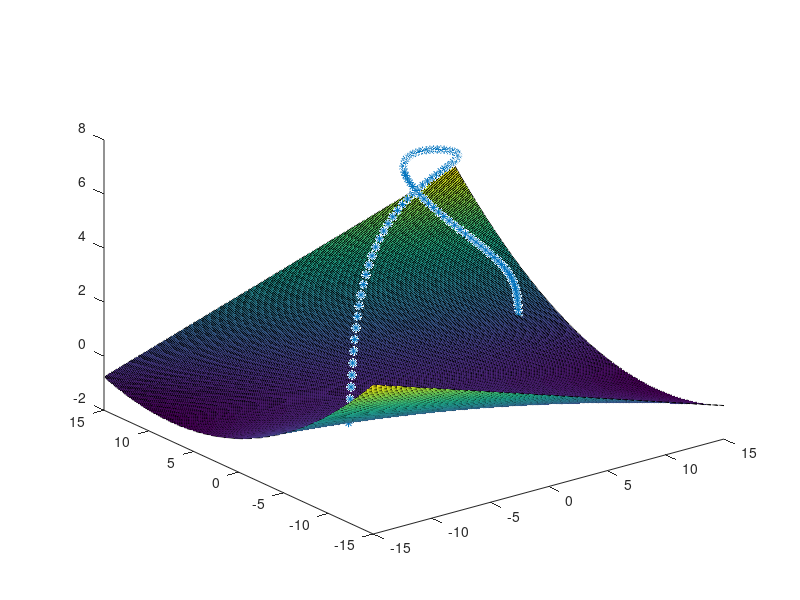

This chart was generated by the following MATLAB code: (Note: this script raises an error after producing the figure.)
% 20 december - Johan (921220)
% 28 juni - Viktor (920628)

p1 = (1 + 0) / 2;
p2 = (2 + 6) / 2;
p3 = (2 + 2) / 2;
p4 = (0 + 8) / 2;

a1 = p3 - p1;
a2 = p1 + 1;
a3 = p3 + 6;
a4 = 4 - p4;
a5 = 5 - p4;
a6 = p2 + p4;
a7 = p1 + p2 + p3 + p4;

% v(t) = (4*t*cos(t) + a1, 2*t*sin(2*t - a2), a3 - t.^2);
% f(x, y) = (a4*x.^2 + a5*y.^2 + x*y + 10*a6) / (10*a7);

vt = @(t) [4*t*cos(t) + a1, 2*t*sin(2*t - a2), a3 - t.^2];
fxy = @(x, y) (a4*x.^2 + a5*y.^2 + x*y - 10*a6) / (10*a7);

%r = -2*pi:0.01:2*pi; % Old range value
r = linspace(-2.8383, 2.8444, 100); % New range value (med 100 punkter)
plot3(4.*r.*cos(r) + a1, 2.*r.*sin(2.*r - a2), a3 - r.^2, '*');
hold on; % Also write the mesh to the same graph

%y = [(a4.*x.^2 + a5.*y.^2 + x.*y + 10.*a6) / (10.*a7)]
%area(r, y)

[rx, ry] = meshgrid(-15:0.1:15, -15:0.1:15);
rz = (a4*rx.^2 + a5*ry.^2 + rx.*ry - 10*a6) / (10*a7);
surf(rx, ry, rz);
hold off;

%skar = @(t) (2*t*sin(2*t - 1.5))*((2*t*sin(2*t - 1.5)) + (4*t*cos(t)+1.5)) + 105*t.^2 - 920;
skar = @(t) (2*t*sin(2*t - 1.5)).^2 + (4*t*cos(t)+1.5)*(2*t*sin(2*t - 1.5)) + 105*t.^2 - 920;

f = HalveringMetod(0.001);
disp(f);

st = zeros(1,100);
for i =1:100
  st(i) = baglangd(i,r);
end

plot(r, st); % Will plot task 12


% 13
Q = CubicSpline(st, r);
for i = 2:100
  fplot(Q{i}, [st(i-1) st(i)]);
  hold on;
end
hold off;
legend("hide");
